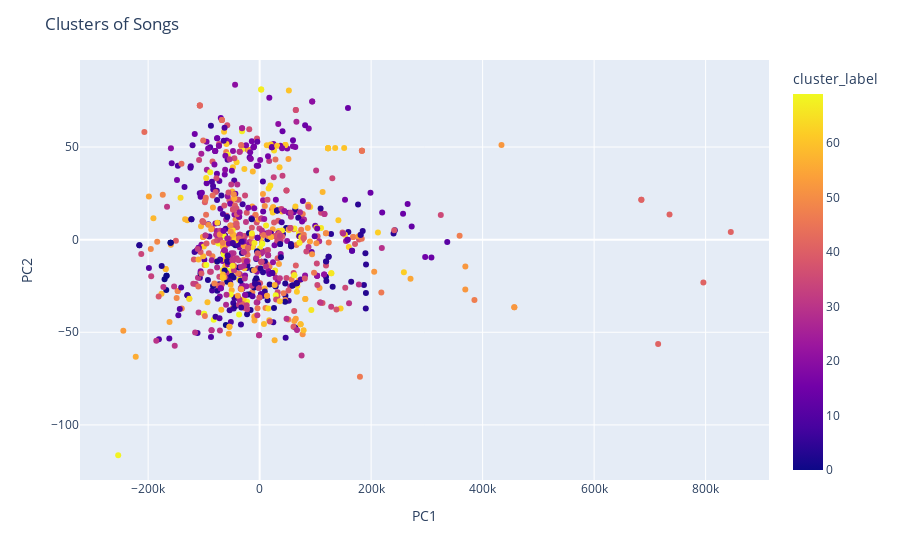

Notebook code cell kept with this figure:
### Code cell
def recommend_playlist(song_list, spotify_data, playlist_cluster_distribution):
    # Get the cluster labels for the given songs
    song_clusters = spotify_data[spotify_data['trackname'].isin(song_list)]['cluster_label']
    
    # Calculate the distribution of the given songs across clusters
    song_cluster_dist = song_clusters.value_counts(normalize=True).reindex(range(70), fill_value=0)
    
    # Find the most similar playlist based on Euclidean distance
    closest_playlist = None
    closest_distance = float('inf')
    for playlist in playlist_cluster_distribution.index:
        print(closest_playlist)
        playlist_dist = playlist_cluster_distribution.loc[playlist].values
        distance = euclidean(song_cluster_dist, playlist_dist)
        if distance < closest_distance:
            closest_distance = distance
            closest_playlist = playlist
    
    return closest_playlist

def visualize_clusters(spotify_data):
    pca = PCA(n_components=2)
    pca_result = pca.fit_transform(spotify_data[numeric_columns])
    pca_df = pd.DataFrame(data=pca_result, columns=['PC1', 'PC2'])
    pca_df['cluster_label'] = spotify_data['cluster_label']
    pca_df['name'] = spotify_data['trackname']
    pca_df['artists'] = spotify_data['artistname']
    
    fig = px.scatter(
        pca_df, 
        x='PC1', 
        y='PC2', 
        color='cluster_label', 
    )
    fig.update_layout(title='Clusters of Songs', xaxis_title='PC1', yaxis_title='PC2')
    fig.show()

visualize_clusters(spotify_data)

### Figure 1 — Plotly figure (JSON) as saved in the notebook; plotly's stock layout.template omitted (floating-point values rounded to 4 significant figures; data arrays with more than 128 entries replaced by an {"elided": "..."} marker saying what was removed)
{"data": [{"hovertemplate": "PC1=%{x}<br>PC2=%{y}<br>cluster_label=%{marker.color}<extra></extra>", "legendgroup": "", "marker": {"color": {"elided": "890 int values"}, "coloraxis": "coloraxis", "symbol": "circle"}, "mode": "markers", "name": "", "orientation": "v", "showlegend": false, "type": "scatter", "x": {"elided": "890 float values"}, "xaxis": "x", "y": {"elided": "890 float values"}, "yaxis": "y"}], "layout": {"coloraxis": {"colorbar": {"title": {"text": "cluster_label"}}, "colorscale": [[0, "#0d0887"], [0.1111, "#46039f"], [0.2222, "#7201a8"], [0.3333, "#9c179e"], [0.4444, "#bd3786"], [0.5556, "#d8576b"], [0.6667, "#ed7953"], [0.7778, "#fb9f3a"], [0.8889, "#fdca26"], [1, "#f0f921"]]}, "legend": {"tracegroupgap": 0}, "margin": {"t": 60}, "title": {"text": "Clusters of Songs"}, "xaxis": {"anchor": "y", "domain": [0, 1], "title": {"text": "PC1"}}, "yaxis": {"anchor": "x", "domain": [0, 1], "title": {"text": "PC2"}}}}
